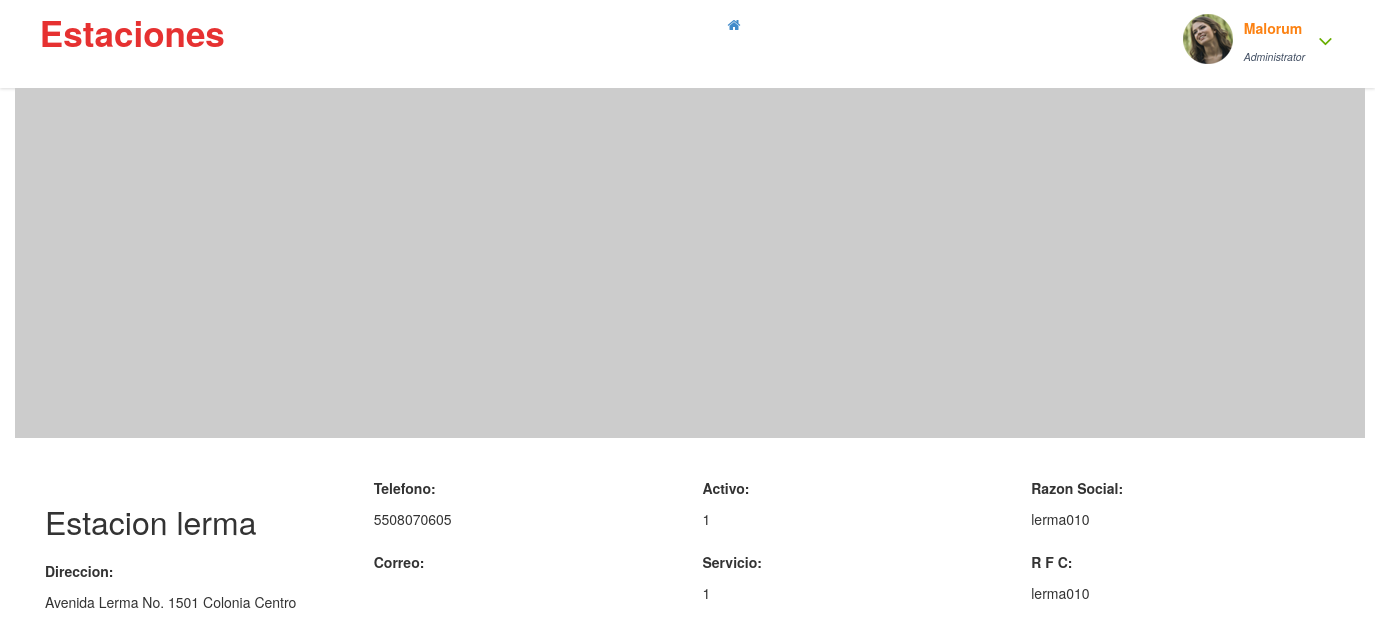
/Estaciones/modificarestacion.php?id=2, run on an earlier commit of the app's database.
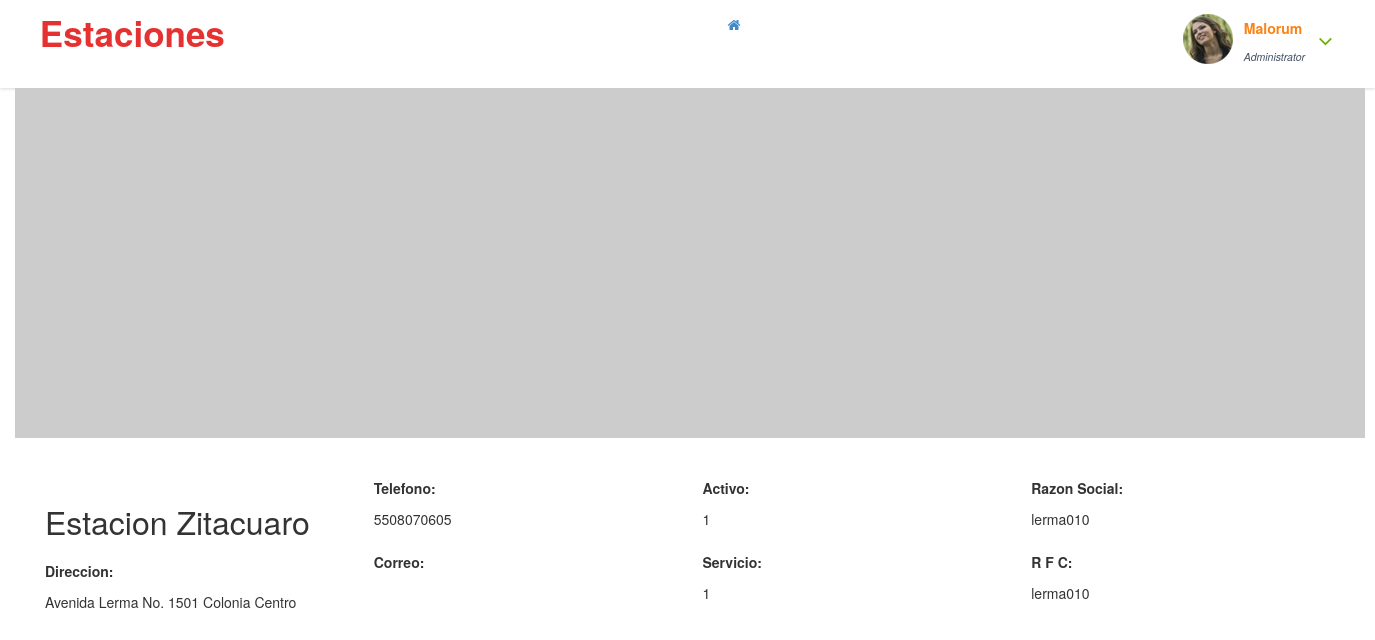
And on a later commit of the database.
### tables this page shows
CREATE TABLE `estacion` (
  `idestacion` int(11) NOT NULL,
  `nombre` varchar(100) NOT NULL,
  `lat` varchar(20) NOT NULL,
  `lng` varchar(20) NOT NULL,
  `direccion` varchar(500) NOT NULL,
  `telefono` varchar(50) NOT NULL,
  `email` varchar(50) DEFAULT NULL,
  `activo` tinyint(1) NOT NULL,
  `servicio` tinyint(1) NOT NULL,
  `razonsocial` varchar(100) NOT NULL,
  `rfc` varchar(100) NOT NULL,
  `imagen` varchar(50) NOT NULL
);

### Estaciones/modificarestacion.php (the view, shortened to what the changed rows need)
<?php
require_once "config.php";
$nombre =  $lat = $lng = $direccion= $telefono = $email = $activo = $servicio = $razonsocial = $rfc = $imagen = "";
$nombre_err = $lat_err = $lng_err = $direccion_err = $telefono_err = $email_err = $activo_err = $servicio_err = $razonsocial_err = $rfc_err = $imagen_err ="";
if(isset($_POST["id"]) && !empty($_POST["id"])){
    $id = $_POST["id"];
    $input_nombre = trim($_POST["nombre"]);
    if(empty($input_nombre)){
        $nombre_err = "favor de ingresar el nuevo nombre de la Estacion.";
    } else{
        $nombre = $input_nombre;
    }
    $input_lat = trim($_POST["lat"]);
    if(empty($input_lat)){
        $lat_err = "Favor de ingresar la nueva ubicacion de la Estacion.";
    } else{
        $lat = $input_lat;
    }
    $input_lng = trim($_POST["lng"]);
    if(empty($input_lng)){
        $lng_err = "Favor de ingresar la nueva ubicacion de la Estacion.";
    } else{
        $lng = $input_lng;
    }
    $input_direccion = trim($_POST["direccion"]);
    if(empty($input_direccion)){
        $direccion_err = "Favor de ingresar la nueva direccion de la Estacion.";
    } else{
        $direccion = $input_direccion;
    }
    $input_telefono = trim($_POST["telefono"]);
    if(empty($input_telefono)){
        $telefono_err = "Favor de ingresar la nueva direccion de la Estacion.";
    } else{
        $telefono = $input_telefono;
    }
    $input_email = trim($_POST["email"]);
    if(empty($input_email)){
        $email_err = "Favor de ingresar la nueva direccion de la Estacion.";
    } else{
        $email = $input_email;
    }
    $input_activo = trim($_POST["activo"]);
    if(empty($input_activo)){
        $activo_err = "Favor de ingresar la nueva direccion de la Estacion.";
    } else{
        $activo = $input_activo;
    }
    $input_servicio = trim($_POST["servicio"]);
    if(empty($input_servicio)){
        $servicio_err = "Favor de ingresar la nueva direccion de la Estacion.";
    } else{
        $servicio = $input_servicio;
    }
    $input_razonsocial = trim($_POST["razonsocial"]);
    if(empty($input_razonsocial)){
        $razonsocial_err = "Favor de ingresar la nueva direccion de la Estacion.";
    } else{
        $razonsocial = $input_razonsocial;
    }
    $input_rfc = trim($_POST["rfc"]);
    if(empty($input_rfc)){
        $rfc_err = "Favor de ingresar la nueva direccion de la Estacion.";
    } else{
        $rfc = $input_rfc;
    }
    $input_imagen = trim($_POST["imagen"]);
    if(empty($input_imagen)){
        $imagen_err = "Favor de ingresar la nueva direccion de la Estacion.";
    } else{
        $imagen = $input_imagen;
    }
    if(empty($nombre_err) && empty($lat_err) && empty($lng_err) && empty($direccion_err) && empty($telefono_err)
        && empty($email_err) && empty($activo_err) && empty($servicio_err) && empty($razonsocial_err)
        && empty($rfc_err) && empty($imagen_err)){
        $sql = "UPDATE estacion SET nombre=?, lat=?, lng=?, direccion=? WHERE idestacion=?";
        if($stmt = mysqli_prepare($link, $sql)){
            mysqli_stmt_bind_param($stmt, "ssssi", $param_nombre, $param_lat, $param_lng,
                $param_direccion, $param_id);
            $param_nombre = $nombre;
            $param_lat = $lat;
            $param_lng = $lng;
            $param_direccion = $direccion;
            $param_telefono = $telefono;
            $param_email = $email;
            $param_activo = $activo;
            $param_servicio = $servicio;
            $param_razonsocial = $razonsocial;
            $param_rfc = $rfc;
            $param_imagen = $imagen;
            $param_id = $id;
            if(mysqli_stmt_execute($stmt)){
                header("location: inicioestacion.php");
                exit();
            } else{
                echo "Ocurrio un error. Intentelo mas tarde.";
            }
        }
        mysqli_stmt_close($stmt);
    }
    mysqli_close($link);
} else{
    if(isset($_GET["id"]) && !empty(trim($_GET["id"]))){
        $sql = "SELECT * FROM estacion WHERE idestacion = ?";
        if($stmt = mysqli_prepare($link, $sql)){
            mysqli_stmt_bind_param($stmt, "i", $param_id);
            if(mysqli_stmt_execute($stmt)){
                $result = mysqli_stmt_get_result($stmt);
                if(mysqli_num_rows($result) == 1){
                    $row = mysqli_fetch_array($result, MYSQLI_ASSOC);
                } else{
                    header("location: errorestacion.php");
                    exit();
                }
            } else{
                echo "Oops! Ocurrio un error. Porfavor intentelo mas tarde.";
            }
        }
    }  else{
        header("location: errorestacion.php");
        exit();
    }
}
?>
<!DOCTYPE HTML>
<html>
<head>
<link href="../css/bootstrap.css" rel="stylesheet" type="text/css" media="all">
<link href="../cssmapa/bootstrap.min.css" rel="stylesheet" />
<link href="../css/style.css" rel="stylesheet" type="text/css" media="all"/>
<link href="../css/font-awesome.css" rel="stylesheet">
</head>
<body>
<body>
<div class="page-container">
                <div class="header-main">
                    <div class="header-left">
                            <div class="logo-name">
                                     <a href="index.html"> <h1>Estaciones</h1>
                                  </a>
                            </div>
                         </div>
                </div>
    </div>
        <div class="col-md-12">
        <br><br>
        <div class="col-md-12">
        <div class="col-md-3">
        <div class="form-group <?php echo (!empty($titulo_err)) ? 'has-error' : ''; ?>">
            <h2><p class="form-control-static"><?php echo $row["nombre"]; ?></p></h2>
            </div>
            <div class="form-group <?php echo (!empty($direccion_err)) ? 'has-error' : ''; ?>">
                <label>Direccion:</label>
                <p class="form-control-static"><?php echo $row["direccion"]; ?></p>
            </div>
            </div>
            <div class="col-md-3">
            <div class="form-group <?php echo (!empty($telefono_err)) ? 'has-error' : ''; ?>">
                <label>Telefono:</label>
                <p class="form-control-static"><?php echo $row["telefono"]; ?></p>
            </div>
            </div>
            <div class="col-md-3">
            <div class="form-group <?php echo (!empty($activo_err)) ? 'has-error' : ''; ?>">
                <label>Activo:</label>
                <p class="form-control-static"><?php echo $row["activo"]; ?></p>
                </div>
            <div class="form-group <?php echo (!empty($servicio_err)) ? 'has-error' : ''; ?>">
                    <label>Servicio:</label>
                    <p class="form-control-static"><?php echo $row["servicio"]; ?></p>
                </div>
            </div>
                    <div class="col-md-3">
                    <div class="form-group <?php echo (!empty($razonsocial_err)) ? 'has-error' : ''; ?>">
                            <label>Razon Social:</label>
                            <p class="form-control-static"><?php echo $row["razonsocial"]; ?></p>
                        </div>
                    </div>
                    <div class="col-md-3">
                    <div class="form-group <?php echo (!empty($rfc_err)) ? 'has-error' : ''; ?>">
                            <label>R F C:</label>
                            <p class="form-control-static"><?php echo $row["rfc"]; ?></p>
                        </div>
                    </div>
                </div>
            </div>
</body>
</html>
<link href="css/bootstrap.min.css" rel="stylesheet" />

What changed in the data, as far as the page shows it:
changed estacion "Avenida Lerma No. 1501 Colonia Centro": nombre "Estacion lerma" → "Estacion Zitacuaro"
